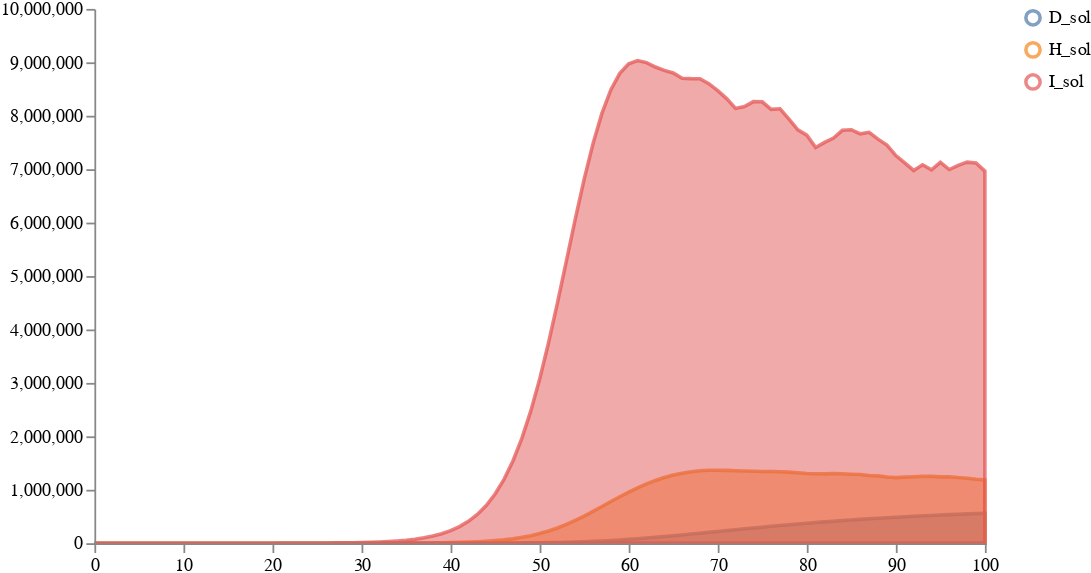

Source (notebook cell):
### Markdown cell above
### Load and sample an ensemble of one

### Code cell
weights = [1]
num_samples = 100
solution_mappings = [{"I": "I", "H": "H", "D": "D"}]

# Run sampling
result = load_and_sample_petri_ensemble(
    [model1_location], weights, solution_mappings, num_samples, timepoints, 
    time_unit="days",
    visual_options={"subset":".*_sol"}
)
plots.ipy_display(result["visual"])

### Figure 1 — Vega specification as saved in the notebook (floating-point values rounded to 4 significant figures; data arrays with more than 128 entries replaced by an {"elided": "..."} marker saying what was removed)
{"$schema": "https://vega.github.io/schema/vega/v5.json", "axes": [{"name": "x_axis", "orient": "bottom", "scale": "xscale", "zindex": 100}, {"name": "y_axis", "orient": "left", "scale": "yscale", "zindex": 100}], "data": [{"name": "distributions", "values": {"elided": "303 records"}}, {"name": "traces", "transform": [{"expr": "isValid(datum.value)", "type": "filter"}], "values": []}, {"name": "points", "values": []}, {"name": "markers", "values": []}, {"name": "selected", "on": [{"remove": true, "trigger": "clear"}, {"remove": true, "trigger": "!shift"}, {"insert": "clicked", "trigger": "!shift && clicked"}, {"toggle": "clicked", "trigger": "shift && clicked"}]}], "height": 300, "legends": [{"encode": {"labels": {"interactive": true, "name": "legendLabel", "update": {"opacity": [{"test": "!length(data('selected')) || indata('selected', 'value', datum.value)", "value": 1}, {"value": 0.25}]}}, "symbols": {"interactive": true, "name": "legendSymbol", "update": {"fill": {"value": "transparent"}, "opacity": [{"test": "!length(data('selected')) || indata('selected', 'value', datum.value)", "value": 0.7}, {"value": 0.15}], "size": {"value": 64}, "strokeWidth": {"value": 2}}}}, "name": "color_legend", "stroke": "color"}], "marks": [{"from": {"facet": {"data": "points", "groupby": "trajectory", "name": "points_split"}}, "marks": [{"encode": {"hover": {"fillOpacity": {"value": 0.9}}, "update": {"fill": {"field": "trajectory", "scale": "color"}, "fillOpacity": [{"test": "!length(data('selected')) || indata('selected', 'value', datum.trajectory)", "value": 0.5}, {"value": 0.15}], "size": {"value": 10}, "stroke": {"field": "trajectory", "scale": "color"}, "strokeOpacity": [{"test": "!length(data('selected')) || indata('selected', 'value', datum.trajectory)", "value": 0.75}, {"value": 0.15}], "strokeWidth": {"value": 2}, "tooltip": {"field": "value"}, "x": {"field": "timepoint", "scale": "xscale"}, "y": {"field": "value", "scale": "yscale"}}}, "from": {"data": "points"}, "name": "_points_symbol", "type": "symbol", "zindex": 3}, {"encode": {"hover": {"fillOpacity": {"value": 0.9}}, "update": {"interpolate": {"value": "linear"}, "stroke": {"field": "trajectory", "scale": "color"}, "strokeOpacity": [{"test": "!length(data('selected')) || indata('selected', 'value', datum.trajectory)", "value": 0.3}, {"value": 0.1}], "strokeWidth": {"value": 2}, "x": {"field": "timepoint", "scale": "xscale"}, "y": {"field": "value", "scale": "yscale"}}}, "from": {"data": "points"}, "name": "_points_line", "type": "line", "zindex": 3}], "name": "_points", "type": "group", "zindex": 3}, {"from": {"facet": {"data": "traces", "groupby": "trajectory", "name": "traces_split"}}, "marks": [{"encode": {"hover": {"fillOpacity": {"value": 0.9}}, "update": {"interpolate": {"value": "linear"}, "stroke": {"field": "trajectory", "scale": "color"}, "strokeOpacity": [{"test": "!length(data('selected')) || indata('selected', 'value', datum.trajectory)", "value": 0.75}, {"value": 0.15}], "strokeWidth": {"value": 2}, "x": {"field": "timepoint", "scale": "xscale"}, "y": {"field": "value", "scale": "yscale"}}}, "from": {"data": "traces_split"}, "name": "_traces_lines", "type": "line"}], "name": "_traces", "type": "group", "zindex": 2}, {"from": {"facet": {"data": "distributions", "groupby": "trajectory", "name": "trajectory_split"}}, "marks": [{"encode": {"hover": {"fillOpacity": {"value": 0.9}}, "update": {"fill": {"field": "trajectory", "scale": "color"}, "fillOpacity": [{"test": "!length(data('selected')) || indata('selected', 'value', datum.trajectory)", "value": 0.5}, {"value": 0.15}], "interpolate": {"value": "linear"}, "stroke": {"field": "trajectory", "scale": "color"}, "strokeOpacity": [{"test": "!length(data('selected')) || indata('selected', 'value', datum.trajectory)", "value": 0.75}, {"value": 0.15}], "strokeWidth": {"value": 2}, "x": {"field": "timepoint", "scale": "xscale"}, "y": {"field": "upper", "scale": "yscale"}, "y2": {"field": "lower", "scale": "yscale"}}}, "from": {"data": "trajectory_split"}, "type": "area"}], "name": "_distributions", "type": "group", "zindex": 1}, {"marks": [{"encode": {"enter": {"stroke": {"value": "lightgray"}}, "update": {"opacity": {"value": 1}, "x": {"field": "timepoint", "scale": "xscale"}, "y": {"signal": "height"}, "y2": {"value": 0}}}, "from": {"data": "markers"}, "name": "_marker text", "type": "rule"}, {"encode": {"enter": {"fontSize": {"value": 8}, "text": {"field": "datum.label"}, "y": {"value": 0}}}, "from": {"data": "_marker text"}, "name": "_marker flags", "transform": [{"as": ["x", "_y", "opacity", "align", "baseline"], "lineAnchor": "start", "offset": [1], "size": {"signal": "[width, height]"}, "type": "label"}], "type": "text"}], "name": "_markers", "type": "group"}], "scales": [{"domain": {"fields": [{"data": "distributions", "field": "timepoint"}, {"data": "traces", "field": "timepoint"}, {"data": "points", "field": "timepoint"}, {"data": "markers", "field": "timepoint"}]}, "name": "xscale", "range": "width", "type": "linear", "zero": false}, {"domain": {"fields": [{"data": "distributions", "field": "lower"}, {"data": "distributions", "field": "upper"}, {"data": "traces", "field": "value"}, {"data": "points", "field": "value"}]}, "name": "yscale", "nice": true, "range": "height", "type": "linear", "zero": true}, {"domain": {"fields": [{"data": "distributions", "field": "trajectory"}, {"data": "traces", "field": "trajectory"}, {"data": "points", "field": "trajectory"}]}, "name": "color", "range": "category", "type": "ordinal"}], "signals": [{"name": "clear", "on": [{"events": "mouseup[!event.item]", "force": true, "update": "true"}], "value": true}, {"name": "shift", "on": [{"events": "@legendSymbol:click, @legendLabel:click", "force": true, "update": "event.shiftKey"}], "value": false}, {"name": "clicked", "on": [{"events": "@legendSymbol:click, @legendLabel:click", "force": true, "update": "{value: datum.value}"}], "value": null}], "width": 500}
